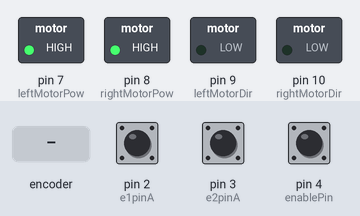
The sketch below on a simulated Arduino Uno, built with avr-gcc and run on an emulated ATmega328P. Shown: switched loads named in the sketch (green lamp = pin HIGH). Inputs (shaded band) come from the test bench; at power-on: pin 2 (e1pinA) HIGH, pin 3 (e2pinA) HIGH, pin 4 (enablePin) HIGH. What the sketch prints to the serial monitor is not drawn.

Above: at 1.2 s.
1.3 s: rotary encoder on pin 2 (e1pinA) / pin 5 (e2pinB) turned 1 step (first pin leading)
Timing chart, 0 to 4.3 s (numbered marks = the images above; inputs shaded):
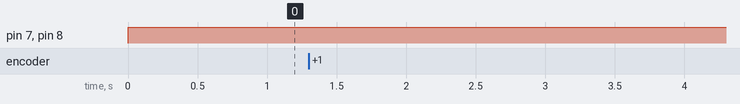

Measured:
- after the input at 1.3 s, every drawn part: stays the same

The sketch:

Demo-1-velocity-controller-implemented.ino
```cpp
/*
Author: Jaron O'Grady
This code records velocity using external interrupts and then calculates position.
*/

#define enablePin 4
#define leftMotorPow 7
#define rightMotorPow 8
#define leftMotorDir 9
#define rightMotorDir 10

//need real values!!!
#define lKp 1
#define rKp 1
#define lKd 0
#define rKd 0
#define lKi 0
#define rKi 0

//adjustable
#define decelRate 10
#define startSpeed 10
#define accelRate 10

//adjustabled
double maxSpeed = 30;

bool leftMoveDir;
bool rightMoveDir;
float leftVOut;
float rightVOut;
float leftPWMOut;
float rightPWMOut;
float curTime;
float prevTime = 0;
float waitTime = 0;
float loopTime = 0;
float deltaT = 200;

float leftError;
float rightError;
float leftDerivative;
float rightDerivative;
float leftIntegral;
float rightIntegral;
float prevLeftError = 0;
float prevRightError = 0;

float flatDist = 0; // cm
float decelDist; //cm
float accelDist; //cm
float desiredDistance = 10; //cm
float desiredSpeed = 30;


//global variables include encoder pins, the states of the encoder pins, the net count of clockwise increments
int e1pinA = 2; //clk encoder 1
int e1pinB = 4; //dt encoder 1
int e2pinA = 3; //clk encoder 2
int e2pinB = 5; //dt encoder 2
int e1stateA = 0;
int e1stateB = 0;
int e2stateA = 0;
int e2stateB = 0;
double leftSpeed; // temp
double rightSpeed;
//leftspeed
double velocity1 = 0.0;
//rightspeed
double velocity2 = 0.0;
double timeKept = 0.0;
double prev1Time = 0.0;
double prev2Time = 0.0;
double wheelRadius = 0.05;
double betweenWheels = 0.1;

//potential change on what is sent
double xpos = 0.0;
double ypos = 0.0;
double phi = 0.0;
int isrEntered = 0;


#define ROTATIONCOUNTS 80
#define DEBOUNCE 10

//isr measures the state of the pins and adjusts the counts and isr flag - only entered once pinA changes
void encoder1(){
  //read the pins
  int e1stateA = digitalRead(e1pinA);
  int e1stateB = digitalRead(e1pinB);
  //determine clockwise or counter-clockwise
  timeKept = millis();
  double duration = timeKept - prev1Time;
  //makes sure that there are no infinite velocities
  if(duration == 0.0) return;
  //the value of pi in arduino is M_PI
  double v = wheelRadius*2*2*PI/(ROTATIONCOUNTS * duration);
  if(e1stateA == e1stateB){
    leftSpeed = v;
  }
  else{
    leftSpeed = -1.0 * v;
  }
  //update the position variables
  xpos = xpos + duration * cos(phi) * (leftSpeed + rightSpeed) / 2;
  ypos = ypos + duration * sin(phi) * (leftSpeed + rightSpeed) / 2;
  phi = phi + duration * (leftSpeed - rightSpeed) / betweenWheels;
  //makes sure that phi stays in the range of -2PI to 2PI
  if((phi > 2 * PI) || (phi < -2 * PI)){
    phi = 0;
  }
  //adjust the flag to print the new value of counts in the loop
  isrEntered = 1;
  prev1Time = timeKept;
}

//isr measures the state of the pins and adjusts the counts and isr flag - only entered once pinA changes
void encoder2(){
  //read the pins
  int e2stateA = digitalRead(e2pinA);
  int e2stateB = digitalRead(e2pinB);
  timeKept = millis();
  double duration = timeKept - prev2Time;
  //make sure there are no infinite velocities that result in nan
  if(duration == 0.0) return;
  //the value of pi in arduino is M_PI
  double v = wheelRadius*2*2*PI/(ROTATIONCOUNTS * duration);
  if(e2stateA == e2stateB){
    rightSpeed = v;
  }
  else{
    rightSpeed = -1.0 * v;
  }
  //update the position variables
  xpos = xpos + duration * cos(phi) * (leftSpeed + rightSpeed) / 2;
  ypos = ypos + duration * sin(phi) * (leftSpeed + rightSpeed) / 2;
  phi = phi + duration * (leftSpeed - rightSpeed) / betweenWheels;
  //makes sure that phi stays in the range of -2PI to 2PI
  if((phi > 2 * PI) || (phi < -2 * PI)){
    phi = 0;
  }
  //adjust the flag to print the new value of counts in the loop
  isrEntered = 1;
  prev2Time = timeKept;
}


//sets pinA and pinB to pullup inputs, attaches the isr to pinA/clk, and sets baud rate to 9600
void setup() {
  //motor control setup
  pinMode(leftMotorPow, OUTPUT);
  pinMode(rightMotorPow, OUTPUT);

  pinMode(leftMotorDir, OUTPUT);
  pinMode(rightMotorDir, OUTPUT);

  digitalWrite(enablePin, HIGH); // set enable pin to high to enable motor driver
  pinMode(e1pinA, INPUT_PULLUP);
  pinMode(e1pinB, INPUT_PULLUP);
  pinMode(e2pinA, INPUT_PULLUP);
  pinMode(e2pinB, INPUT_PULLUP);
  attachInterrupt(0, encoder1, CHANGE);
  attachInterrupt(1, encoder2, CHANGE);
  Serial.begin(38400);
}

//prints the net counts given there has been a change in pinA
void loop() {
  prevTime = millis();
  Serial.println(prevTime);
  //sei(); - uncomment if revisiting to see if this fixes the problem of not always seeing rotations/bouncing
  if(isrEntered){
    //sei(); - uncomment if revisiting to see if this fixes the problem of not always seeing rotations/bouncing
    //link for how to print doubles and floating points: https://www.programmingelectronics.com/dtostrf/
//    char buffer[144];
//    char printxbuffer[8];
//    char printybuffer[8];
//    char printphibuffer[8];
//    dtostrf(xpos, 4, 4, printxbuffer);
//    dtostrf(ypos, 4, 4, printybuffer);
//    dtostrf(phi, 4, 4, printphibuffer);
//    //sprintf(buffer, "X position: %s, Y Position: %s, Phi: %s", printxbuffer, printybuffer, printphibuffer);
//    //Serial.println(buffer);
//    isrEntered = 0;
    Serial.println("isr");
    isrEntered = 0;
  }
    ////Define accel and decel Distances
  accelDist = (maxSpeed - startSpeed) / accelRate;
  decelDist = maxSpeed / decelRate;

  if (accelDist + decelDist < desiredDistance) {
    flatDist = desiredDistance - accelDist - decelDist;
  } else {
    // Redefine trapezoid
    maxSpeed = desiredDistance / (1 / accelRate + 1 / decelRate); // Max speed that will be reached in the trapezoid
    accelDist = maxSpeed / accelRate;
    decelDist = maxSpeed / decelRate;
  }

  //// Determine desiredSpeed
  // Acceleration segment
  if (xpos < accelDist) {
    desiredSpeed = startSpeed + accelRate * xpos;
  }
  // Flat segment
  else if (xpos < flatDist + accelDist) {
    desiredSpeed = maxSpeed;
  }
  // Deceleration segment
  else if (xpos < flatDist + accelDist + decelDist) {
    desiredSpeed = maxSpeed - (decelRate * (xpos - flatDist));
  }
  // Too far
  else {
    desiredSpeed = 0;
  }

  //dt = (curTime - prevTime) / 1000;

  leftError = desiredSpeed - leftSpeed;
  rightError = desiredSpeed - rightSpeed;

  leftDerivative = (leftError - prevLeftError) / deltaT;
  rightDerivative = (rightError - prevRightError) / deltaT;

  leftIntegral += (leftError - prevLeftError) / 2 * deltaT;
  rightIntegral += (rightError - prevRightError) / 2 * deltaT;

  leftVOut = lKp * leftError + lKd * leftDerivative + lKi * leftIntegral;

  rightVOut = rKp * rightError + rKd * rightDerivative + rKi * rightIntegral;
  //Serial.println(leftVOut);

  prevLeftError = leftError;
  prevRightError = rightError;
  prevTime = curTime;

  // set direction left
  if (leftVOut <= 0) {
    leftMoveDir = HIGH;
  }
  else {
    leftMoveDir = LOW;
  }

  // set direction right
  if (rightVOut <= 0) {
    rightMoveDir = HIGH;
  }
  else {
    rightMoveDir = LOW;
  }

  leftPWMOut = leftVOut * 255/8;
  rightPWMOut = rightVOut * 255/8;

  // constrain PMWs
  leftPWMOut = constrain(leftPWMOut, -255, 255);
  rightPWMOut = constrain(leftPWMOut, -255, 255);

  // write values to pins
  digitalWrite(leftMotorDir, leftMoveDir);
  leftPWMOut = 128;
  analogWrite(leftMotorPow, leftPWMOut);
  digitalWrite(rightMotorDir, rightMoveDir);

  analogWrite(rightMotorPow, abs(rightPWMOut));

  delay(deltaT);
  Serial.println("loop finished");


}
```
